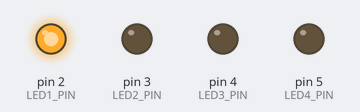
A sketch run on a simulated Arduino Uno, built with avr-gcc and run on an emulated ATmega328P. Parts: output pins drawn as LEDs (lit = HIGH).

Above: at 0.5 s.
At 1.5 s:
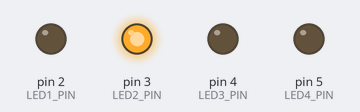
At 2.5 s:
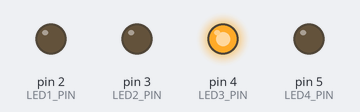
At 3.5 s:
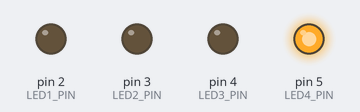
Timing chart, 0 to 5.2 s (numbered marks = the images above):
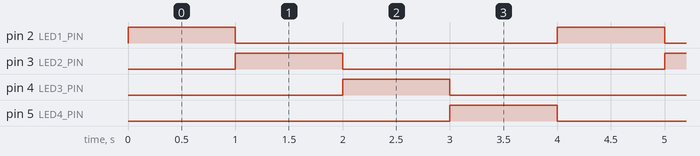

Measured:
- by itself, pin 2 (LED1_PIN), pin 3 (LED2_PIN), pin 4 (LED3_PIN), pin 5 (LED4_PIN): alternates HIGH for 1.0 s and LOW for 3.0 s
- by itself, everything shown: repeats every 4.0 s, in 4 steps

The sketch:

LAB-4-03.ino
```cpp
// Pin definitions for the LEDs
const int LED1_PIN = 2;
const int LED2_PIN = 3;
const int LED3_PIN = 4;
const int LED4_PIN = 5;

// Patterns for the LEDs
const int pattern1[] = {HIGH, LOW, LOW, LOW};
const int pattern2[] = {LOW, HIGH, LOW, LOW};
const int pattern3[] = {LOW, LOW, HIGH, LOW};
const int pattern4[] = {LOW, LOW, LOW, HIGH};

// Function to set the LED states based on the pattern
void setLEDs(const int pattern[])
{
    digitalWrite(LED1_PIN, pattern[0]);
    digitalWrite(LED2_PIN, pattern[1]);
    digitalWrite(LED3_PIN, pattern[2]);
    digitalWrite(LED4_PIN, pattern[3]);
}

void setup()
{
    // Initialize the LED pins as outputs
    pinMode(LED1_PIN, OUTPUT);
    pinMode(LED2_PIN, OUTPUT);
    pinMode(LED3_PIN, OUTPUT);
    pinMode(LED4_PIN, OUTPUT);
}

void loop()
{
    // Set the LEDs to pattern 1
    setLEDs(pattern1);
    delay(1000);

    // Set the LEDs to pattern 2
    setLEDs(pattern2);
    delay(1000);

    // Set the LEDs to pattern 3
    setLEDs(pattern3);
    delay(1000);

    // Set the LEDs to pattern 4
    setLEDs(pattern4);
    delay(1000);
}
```
